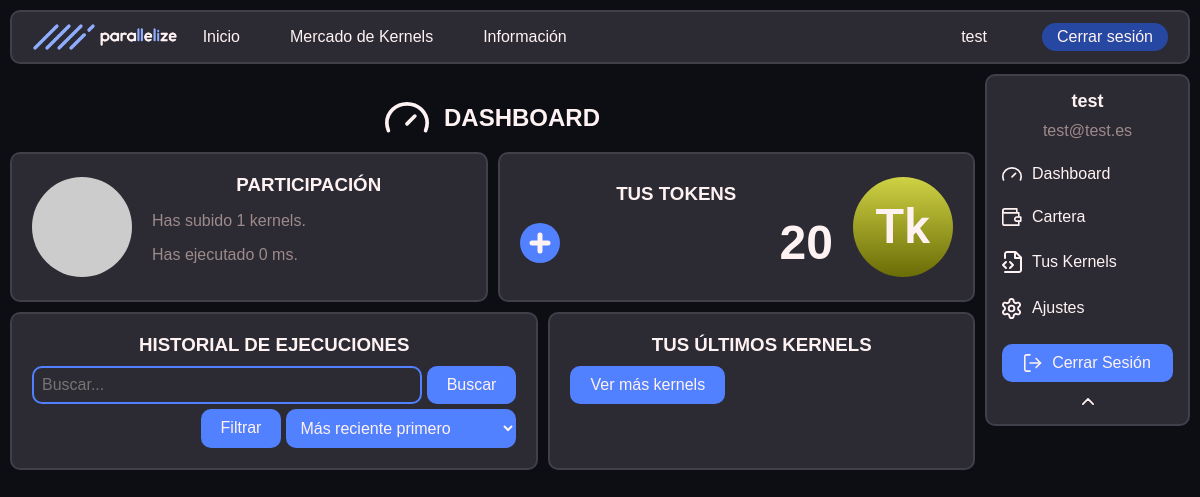
Screenshot of /user_dashboard.php (signed in) with the database file from the repository.
### tables this page shows
CREATE TABLE `users` (
  `user_email` varchar(60) NOT NULL,
  `user_password` varchar(60) NOT NULL,
  `millis_crunched` int(11) NOT NULL DEFAULT 0,
  `ranking` int(11) NOT NULL DEFAULT -1,
  `tokens` double NOT NULL DEFAULT 0,
  `last_active` date NOT NULL DEFAULT current_timestamp(),
  `blocked` tinyint(1) NOT NULL DEFAULT 0,
  `user_name` varchar(20) NOT NULL
);

### includes/dao/Usuario.php (called while the page is built, shortened)
<?php
class Usuario
{
    private $user_name;
    private $user_email;
    private $millis_crunched;
    private $tokens;
    public static function buscaUsuario($user_email)
    {
        $conn = Aplicacion::getInstance()->getConexionBd();
        $query = sprintf("SELECT * FROM users U WHERE U.user_email = '%s'", $conn->real_escape_string($user_email));
        $rs = $conn->query($query);
        if ($rs->num_rows == 0) {
            return false;
        } else {
            $fila = $rs->fetch_assoc();
            return new Usuario($fila['user_name'], $fila['user_email'], $fila['user_password'], $fila['millis_crunched'], $fila['ranking'], $fila['tokens'], $fila['last_active'], $fila['blocked']);
        }
    }
    public function __construct($user_name, $user_email, $user_password, $millis_crunched, $ranking, $tokens, $last_active, $blocked)
    {
        $this->user_name = $user_name;
        $this->user_email = $user_email;
        $this->millis_crunched = $millis_crunched;
        $this->tokens = $tokens;
    }
    public function getName()
    {
        return $this->user_name;
    }
    public function getEmail()
    {
        return $this->user_email;
    }
    public function gettoekns()
    {
        return $this->tokens;
    }
    public function getMsCrunched()
    {
        return $this->millis_crunched;
    }
    public function getKernelCount()
    {
        return sizeof(\parallelize_namespace\Kernel::buscaKernelDeUsuario($this));
    }
}

### includes/dao/Kernel.php (called while the page is built, shortened)
<?php
class Kernel {
    public static function buscaKernelDeUsuario(Usuario $user) {
        $conn = Aplicacion::getInstance()->getConexionBd();
        $query = sprintf( "SELECT * FROM kernels K WHERE K.user_email = '%s'", $conn->real_escape_string( $user->getEmail() ) );
        $rs = $conn->query( $query );
        $raw_kernels = $rs->fetch_all( MYSQLI_ASSOC );
        $ret = [];
        foreach ( $raw_kernels as $k ) {
            $ret[] = new Kernel(
                $k[ 'name' ],
                $k[ 'run_state' ],
                $k[ 'user_email' ],
                $k[ 'results' ],
                $k[ 'id' ],
                $k[ 'js_code' ],
                $k[ 'statistics' ]
            );
        }
        return $ret;
    }
}

### user_dashboard.php (the view, shortened to what this page needs)
<!DOCTYPE html>
<html lang="es">
<head>
    <link rel="stylesheet" href="<?= RUTA_CSS ?>/nav_bar.css">
    <link rel="stylesheet" href="<?= RUTA_CSS ?>/user_nav_bar.css">
    <link rel="stylesheet" href="<?= RUTA_CSS ?>/user_dashboard.css">
</head>
<body>
    <?php require("includes/src/vistas/nav_bar.php") ?>
    <div class="main-container">
        <div id="user-panel">
            <div class="header">
                <img src="./<?= RUTA_SVG ?>/Dashboard_i.svg" alt="" width="44">
                <h2>DASHBOARD</h2>
            </div>
            <div class="sections-container">
                <div class="section section-h">
                    <img class="circle-border" src="https://picsum.photos/100/100" alt="" width="100" height="100">
                    <div class="lateral-info">
                        <h3 class="title">PARTICIPACIÓN</h3>
                        <p class="t-muted">Has subido
                            <?= \parallelize_namespace\Usuario::buscaUsuario($_SESSION["user_email"])->getKernelCount() ?>
                            kernels.
                        </p>
                        <p class="t-muted">Has ejecutado
                            <?= \parallelize_namespace\Usuario::buscaUsuario($_SESSION["user_email"])->getMsCrunched() ?>
                            ms.
                        </p>
                    </div>
                </div>
                <div class="section section-h">
                    <?php require("includes/src/vistas/token_big_info.php")?>
                </div>
                <div class="section">
                    <h3 class="title">HISTORIAL DE EJECUCIONES</h3>
                    <form class="search-form" action="">
                        <div class="main-panel">
                            <input class="input-field" type="text" name="" id="" placeholder="Buscar...">
                            <button class="button c-h-blue" type="submit">Buscar</button>
                        </div>
                        <div class="option-panel">
                            <button class="button c-h-blue">Filtrar</button>
                            <select class="select" name="orderby" id="orderby">
                                <optgroup label="Fecha">
                                    <option value="more recent first">Más reciente primero</option>
                                </optgroup>
                            </select>
                        </div>
                    </form>
                </div>
                <div class="section">
                    <h3 class="title">TUS ÚLTIMOS KERNELS</h3>
                    <button class="button c-h-blue" >Ver más kernels</button>
                </div>
            </div>
        </div>
    </div>
    <?php require("includes/src/vistas/user_nav_bar.php") ?>
</body>
</html>

### includes/vistas/nav_bar.php (shortened to what this page needs)
<div id="nav-bar-container">
    <div id="nav-bar">
        <div class="nav-bar-sec">
            <a href="index.php"><img src="<?= RUTA_IMGS ?>/logo-h-dMode.png" alt="" height="30"></a>
            <ul>
                <li><a href="index.php">Inicio</a></li>
                <li><a href="kernel_marketplace.php">Mercado de Kernels</a>
                </li>
                <li><a href="FAQ.php">Información</a>
                </li>
            </ul>
        </div>
        <?php if (isset($_SESSION["user_email"])): ?>
            <div class="nav-bar-sec">
                <p>
                    <a href="user_dashboard.php">
                        <?= \parallelize_namespace\Usuario::buscaUsuario($_SESSION["user_email"])->getName(); ?>
                    </a>
                </p>
                <button class="small-button c-h-b-blue" onclick="location.href='logout.php'">Cerrar
                    sesión</button>
            </div>
        <?php endif; ?>
    </div>
</div>

### includes/vistas/token_big_info.php
<div class="lateral-info">
    <h3 class="title">TUS TOKENS</h3>
    <div class="flex-between">
        <button class="circular-button button c-h-blue" onclick="location.href='token_transaction.php'">
            <img src="<?= RUTA_SVG ?>/Plus_i.svg" alt="">
        </button>
        <h3 class="t-big no-margin">
            <?= \parallelize_namespace\Usuario::buscaUsuario($_SESSION["user_email"])->gettoekns() ?>
        </h3>
    </div>
</div>
<img src="<?= RUTA_SVG ?>/Token_i.svg" alt="" width="100" heigh="100">

### includes/vistas/user_nav_bar.php (shortened to what this page needs)
<div id="user-nav-bar">
    <div class="header">
        <p class="name">
            <?= \parallelize_namespace\Usuario::buscaUsuario($_SESSION["user_email"])->getName() ?>
        </p>
        <p class="email">
            <?= \parallelize_namespace\Usuario::buscaUsuario($_SESSION["user_email"])->getEmail() ?>
        </p>
    </div>
    <div id="user-nb-options" class="panel">
        <p><a href="user_dashboard.php"><img src="<?= RUTA_SVG ?>/Dashboard_i.svg" alt="" width="20"> Dashboard</a></p>
        <p><a href="wallet.php"><img src="<?= RUTA_SVG ?>/Wallet_i.svg" alt="" width="20"> Cartera</a></p>
        <p><a href="your_kernels.php"><img src="<?= RUTA_SVG ?>/Kernels_i.svg" alt="" width="20"> Tus Kernels</a></p>
        <p><a href="settings.php"><img src="<?= RUTA_SVG ?>/Settings_i.svg" alt="" width="20"> Ajustes</a></p>
        <button class="button c-h-blue" onclick="location.href='includes/src/controlador/logout_endpoint.php'"><img
                src="./<?= RUTA_SVG ?>/log-out_i.svg" alt="" width="18">Cerrar Sesión</button>
    </div>
    <div class="fold">
        <button id="user-nb-toggle-b" onclick="toggleUserNavBar()"><img src="./<?= RUTA_SVG ?>/Fold_i.svg" alt=""
                width="12"></button>
    </div>
</div>

### css/nav_bar.css (style rules this page uses)
#nav-bar-container { position: sticky; top: 0px; padding: 10px; width: 100%; box-sizing: border-box; }
#nav-bar { background-color: var(--gris); height: 54px; padding: 0px 20px; box-sizing: border-box; display: flex; align-items: center; justify-content: space-between; border-radius: 10px; width: 100%; border: 2px solid var(--h-gris); }
#nav-bar > .nav-bar-sec { display: flex; align-items: center; }
#nav-bar ul { list-style-type: none; margin: 0; padding: 0; }
#nav-bar a { color: inherit; text-decoration: none; }
#nav-bar a > img { display: block; }
#nav-bar > .nav-bar-sec > ul > li { display: inline-block; padding: 16px 25px; }
#nav-bar > .nav-bar-sec > ul { display: flex; align-items: center; }
#nav-bar>.nav-bar-sec>ul>li { transition: all 0.3s; }
#nav-bar > .nav-bar-sec > p:first-child, #nav-bar > .nav-bar-sec > button:first-child { margin-right: 15px; }

### css/user_nav_bar.css (style rules this page uses)
#user-nav-bar { background-color: var(--gris); box-sizing: border-box; width: 205px; padding: 15px; margin-right: 10px; position: fixed; top: 74px; right: 0px; border-radius: 10px; border: 2px solid var(--h-gris); }
#user-nav-bar > .header > p { margin: 0px 0px 10px 0px; text-align: center; }
#user-nav-bar > .header > .name { font-size: large; font-weight: bold; }
#user-nav-bar > .header > .email { color: var(--m-text); }
#user-nav-bar > .panel a { color: inherit; text-decoration: none; display: flex; align-items: center; }
#user-nav-bar > .panel > p { margin: 25px 0px; }
#user-nav-bar > .panel img { margin: 0px 10px 0px 0px; }
#user-nav-bar > .panel button { display: flex; align-items: center; justify-content: center; width: 100%; margin: 10px 0px; }
#user-nav-bar > .fold { display: flex; justify-content: center; }
#user-nav-bar > .fold > button { background-color: inherit; border: none; }

### css/user_dashboard.css (style rules this page uses)
.sections-container > .section:first-child, .section:nth-child(2) { min-width: calc(50% - 5px); }

### css/global.css (style rules this page uses)
:root { --main: #8EADFF; --h-blue: #5181FF; --h-b-blue: #2648A2; --gris: #2C2B33; --h-gris: #403f4a; --bg: #0C0E14; --white: #FFF2F2; --m-white: #c1bbbb; --m-text: #9D8A8A; --l-gris: #4E4D5A; --red: #CE4B4B; --green: #51B940; }
body { font-family: Arial, Helvetica, sans-serif; background-color: var(--bg); margin: 0px; color: var(--white); font-weight: 500; }
.main-container { padding: 10px; }
a { text-decoration: none; color: var(--h-blue); }
.c-h-blue { background-color: var(--h-blue); }
.c-h-b-blue { background-color: var(--h-b-blue); }
.t-muted { color: var(--m-text); }
.t-big { font-size: 3rem; }
.no-margin { margin: 0px; }
.circle-border { border-radius: 50%; }
.flex-between { display: flex; justify-content: space-between; align-items: center; }
.small-button { font: inherit; padding: 5px 15px; border-radius: 15px; border: none; color: inherit; transition: filter 0.4s; }
.button { font: inherit; padding: 10px 20px; border-radius: 10px; border: none; color: inherit; transition: filter 0.4s; }
.circular-button { font: inherit; width: 40px; height: 40px; display: flex; padding: 0px; justify-content: center; align-items: center; border-radius: 50px; border: none; color: inherit; transition: filter 0.4s; }
.input-field { font: inherit; padding: 8px; background-color: inherit; border: 2px solid var(--h-blue); border-radius: 10px; color: inherit; width: 100%; box-sizing: border-box; }
.select { font: inherit; padding: 10px; border-radius: 10px; color: inherit; background-color: var(--h-blue); border: none; }
.search-form { display: flex; flex-direction: column; gap: 5px; }
.search-form>.main-panel, .search-form>.option-panel { display: flex; justify-content: end; gap: 5px; }
.sections-container { display: flex; flex-wrap: wrap; gap: 10px; }
.sections-container .section { background-color: var(--gris); border-radius: 10px; padding: 20px; box-sizing: border-box; flex-grow: 1; border: 2px solid var(--h-gris); }
.sections-container .section .title { margin: 0px 0px 10px 0px; text-align: center; }
.sections-container .section-h { display: flex; gap: 20px; align-items: center; }
.sections-container .section-h>.lateral-info { width: 100%; align-items: center; }
#user-panel { margin-right: 215px; }
#user-panel>.header { display: flex; align-items: center; justify-content: center; gap: 15px; }

### rows the page displays
users: user_name "test", user_name+user_email+user_password "1", millis_crunched "0", tokens "20", user_email "test@test.es"
